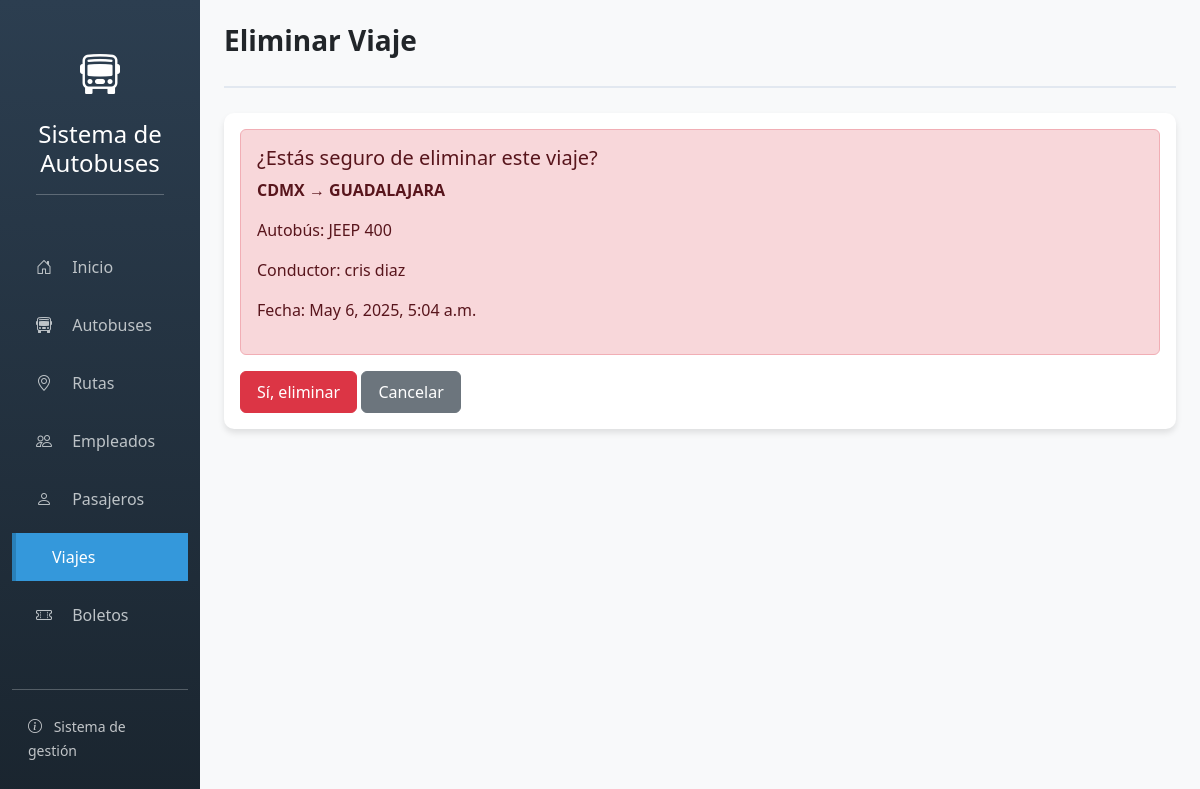
The page /viajes/eliminar/1/ on the database its author committed.
### app_autobuses/models.py (models this page shows, shortened)
class Viaje(models.Model):
    ESTADOS = [
        ('programado', 'Programado'),
        ('en_curso', 'En Curso'),
        ('completado', 'Completado'),
        ('cancelado', 'Cancelado'),
    ]
    autobus = models.ForeignKey(Autobus, on_delete=models.CASCADE)
    ruta = models.ForeignKey(Ruta, on_delete=models.CASCADE)
    conductor = models.ForeignKey(Empleado, on_delete=models.CASCADE, limit_choices_to={'puesto': 'conductor'})
    fecha_salida = models.DateTimeField()
    fecha_llegada_estimada = models.DateTimeField()
    estado = models.CharField(max_length=20, choices=ESTADOS, default='programado')
    asientos_disponibles = models.IntegerField()
    class Meta:
        ordering = ['-fecha_salida']

class Ruta(models.Model):
    origen = models.CharField(max_length=100)
    destino = models.CharField(max_length=100)
    distancia_km = models.DecimalField(max_digits=10, decimal_places=2)
    duracion_estimada = models.CharField(max_length=20, help_text="Formato: 2h 30m")
    precio_base = models.DecimalField(max_digits=10, decimal_places=2)
    activa = models.BooleanField(default=True)
    def __str__(self):
        return f'{self.origen} → {self.destino}'
    class Meta:
        ordering = ['origen']

class Autobus(models.Model):
    ESTADOS = [
        ('activo', 'Activo'),
        ('mantenimiento', 'En Mantenimiento'),
        ('inactivo', 'Inactivo'),
    ]
    modelo = models.CharField(max_length=50)
    marca = models.CharField(max_length=50)
    placa = models.CharField(max_length=10, unique=True)
    año = models.IntegerField(validators=[MinValueValidator(2000), MaxValueValidator(2024)])
    capacidad = models.IntegerField(validators=[MinValueValidator(10), MaxValueValidator(100)])
    estado = models.CharField(max_length=20, choices=ESTADOS, default='activo')
    imagen = models.ImageField(upload_to=autobus_imagen_path, null=True, blank=True)
    fecha_creacion = models.DateTimeField(auto_now_add=True)
    class Meta:
        verbose_name = 'Autobús'
        verbose_name_plural = 'Autobuses'

class Empleado(models.Model):
    PUESTOS = [
        ('conductor', 'Conductor'),
        ('auxiliar', 'Auxiliar'),
        ('administrativo', 'Administrativo'),
        ('gerente', 'Gerente'),
    ]
    nombre = models.CharField(max_length=50)
    apellido = models.CharField(max_length=50)
    puesto = models.CharField(max_length=20, choices=PUESTOS)
    telefono = models.CharField(max_length=15)
    email = models.EmailField()
    fecha_contratacion = models.DateField()
    salario = models.DecimalField(max_digits=10, decimal_places=2)
    imagen = models.ImageField(upload_to=empleado_imagen_path, null=True, blank=True)
    activo = models.BooleanField(default=True)
    class Meta:
        ordering = ['apellido']

### app_autobuses/views.py (the view)
# urls.py: path('viajes/eliminar/<int:id>/', views.viaje_eliminar, name='viaje_eliminar'),
def viaje_eliminar(request, id):
    viaje = get_object_or_404(Viaje, id=id)
    if request.method == 'POST':
        viaje.delete()
        messages.success(request, 'Viaje eliminado exitosamente.')
        return redirect('viaje_listar')
    return render(request, 'app_autobuses/viaje/eliminar.html', {'viaje': viaje})

### app_autobuses/templates/app_autobuses/viaje/eliminar.html (shortened to what this page needs)
{% extends 'base.html' %}
{% block header_title %}Eliminar Viaje{% endblock %}
{% block content %}
<div class="card">
    <div class="card-body">
        <div class="alert alert-danger">
            <h5>¿Estás seguro de eliminar este viaje?</h5>
            <p><strong>{{ viaje.ruta }}</strong></p>
            <p>Autobús: {{ viaje.autobus.marca }} {{ viaje.autobus.modelo }}</p>
            <p>Conductor: {{ viaje.conductor.nombre }} {{ viaje.conductor.apellido }}</p>
            <p>Fecha: {{ viaje.fecha_salida }}</p>
        </div>
        <form method="post">
            <div class="mt-3">
                <button type="submit" class="btn btn-danger">Sí, eliminar</button>
                <a href="{% url 'viaje_listar' %}" class="btn btn-secondary">Cancelar</a>
            </div>
        </form>
    </div>
</div>
{% endblock %}

### app_autobuses/templates/base.html (style rules this page uses)
body { background-color: #f8f9fa; font-family: 'Segoe UI', Tahoma, Geneva, Verdana, sans-serif; }
.card { border: none; border-radius: 10px; box-shadow: 0 4px 6px rgba(0,0,0,0.1); margin-bottom: 25px; }
.btn { padding: 8px 16px; border-radius: 6px; font-weight: 500; transition: all 0.3s; }

### rows shown on the page
Viaje: ruta "CDMX → GUADALAJARA", autobus.marca "JEEP", autobus.modelo "400", conductor.nombre "cris", conductor.apellido "diaz", fecha_salida "May 6, 2025, 5:04 a.m."
